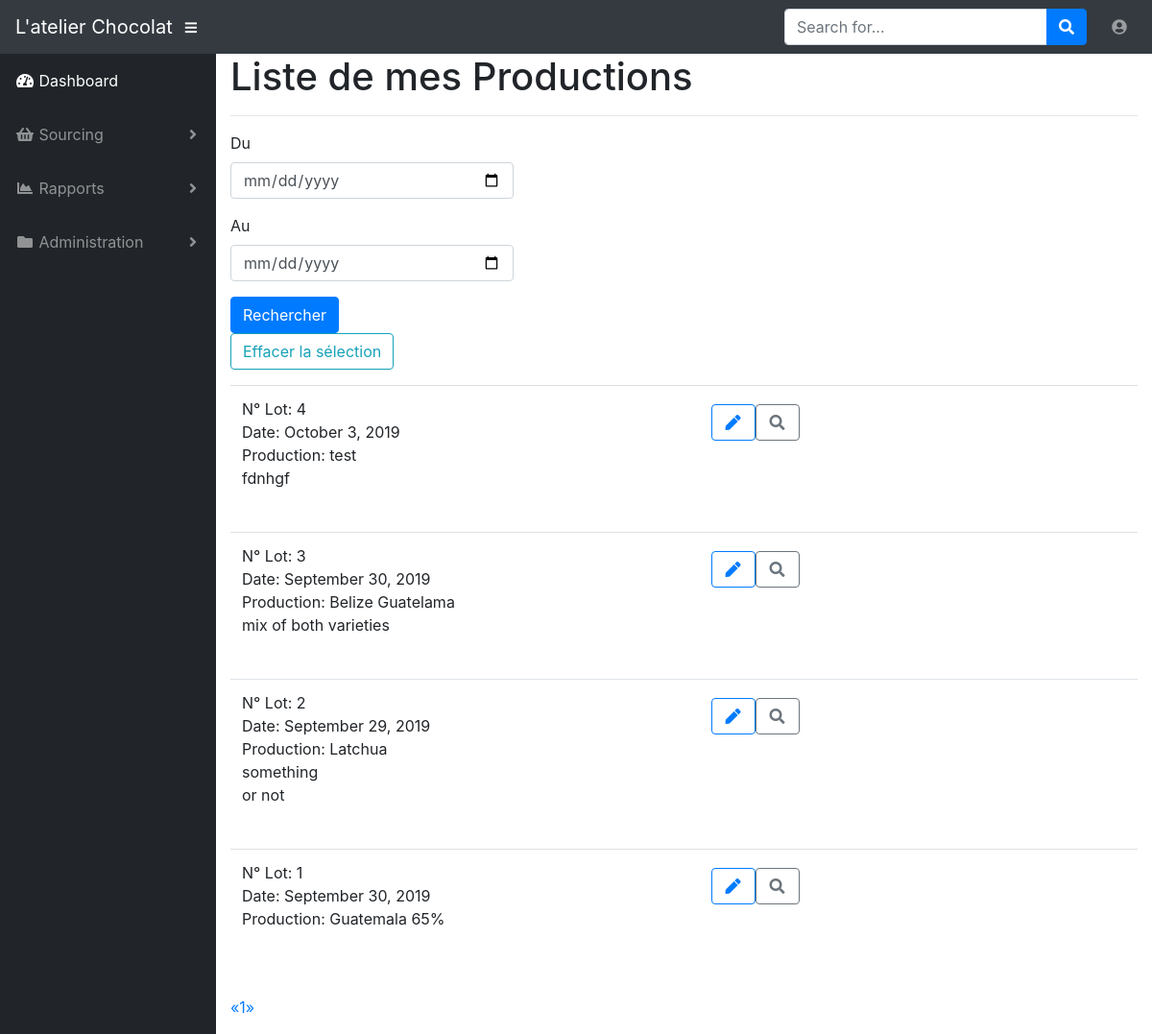
/my_productions (signed in), run on an earlier commit of the app's database.
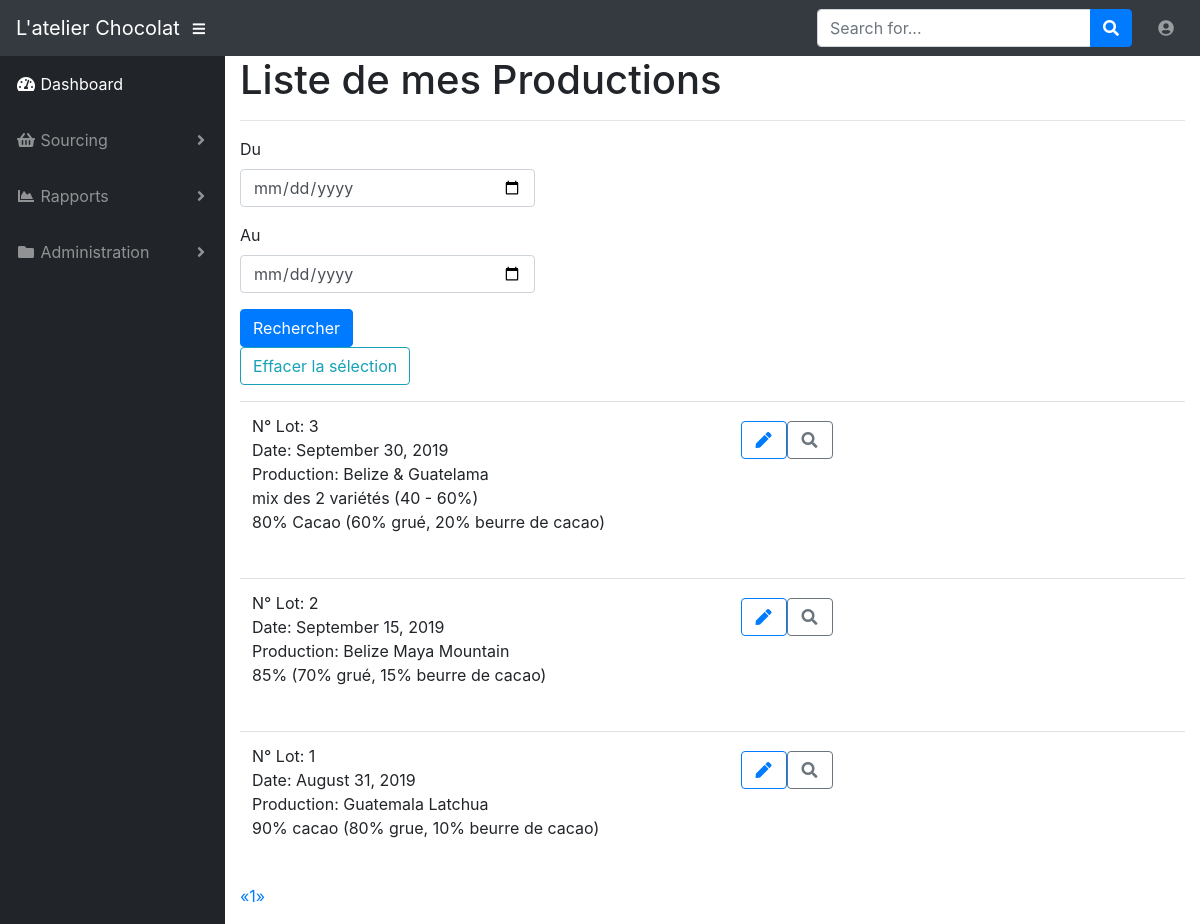
And on a later commit of the database.
### app/models.py (models this page shows, shortened)
class Production(db.Model):
    id = db.Column(db.Integer, primary_key=True)
    date = db.Column(db.Date, index=True)
    name = db.Column(db.String(64), index=True)
    comment = db.Column(db.Text())
    timestamp = db.Column(db.DateTime, index=True, default=datetime.utcnow)
    user_id = db.Column(db.Integer, db.ForeignKey('user.id'))
    production_items = db.relationship('ProductionItem', backref='production_production_item', lazy='dynamic')

### app/productions/routes.py (the view)
@bp.route('/my_productions', methods=['GET', 'POST'])
@login_required
def my_productions():
    production_search = current_user.my_productions()
    form = ListProductionForm()
    if form.validate_on_submit():
        date_from = form.date_from.data
        date_to = form.date_to.data
        production_search = production_search.filter(func.date(Production.date) >= date_from,
                                                     func.date(Production.date) <= date_to)
    page = request.args.get('page', 1, type=int)
    pagination = production_search.paginate(page, current_app.config['PRODUCTIONS_PER_PAGE'], False)
    productions = pagination.items
    return render_template('productions/my_productions.html', title='Mes productions', productions=productions,
                           pagination=pagination, form=form)

### app/productions/forms.py
class ListProductionForm(FlaskForm):
    date_from = DateField('Du', format='%d/%m/%Y', validators=[DataRequired()], id='from_date_picker')
    date_to = DateField('Au', format='%d/%m/%Y', validators=[DataRequired()], id='to_date_picker')
    submit = SubmitField('Rechercher')

### app/models.py (called while the page is built)
@login.user_loader
def load_user(id):
    return User.query.get(int(id))

    def my_productions(self):
        own = Production.query.filter_by(user_id=self.id)
        return own.order_by(Production.id.desc())

### app/templates/productions/my_productions.html (shortened to what this page needs)
{% extends "base.html" %}
{% import 'bootstrap/wtf.html' as wtf %}
{% import "_macros.html" as macros %}
{% block app_content %}
    <h1>Liste de mes Productions</h1>
    <hr>
    <table class="table table-hover">
        <tr>
            <div class="row">
                <div class="col-sm-4">
                    {{ wtf.quick_form(form, button_map={'submit': 'primary'}) }}<br>
                    <a href="{{ url_for('productions.my_productions') }}"><button type="submit" class="btn btn-outline-info">Effacer la sélection</button></a>
                </div>
            </div>
        </tr>
        <tr>
            {% for production in productions %}
                {% include 'productions/_production.html' %}
            {% endfor %}
            <div class="pagination">
                {{ macros.pagination_widget(pagination, 'productions.my_productions') }}
            </div>
        </tr>
    </table>
{% endblock %}
{% block scripts %}
    {{ super() }}
{% endblock %}

### app/templates/productions/_production.html
<table class="table table-hover">
    <tr>
        <td>
            <div class="row">
                <div class="col-sm-6">
                    <p>N° Lot: {{ production.id }}<br>
                    Date: {{ moment(production.date).format('LL') }}<br>
                    Production: {{ production.name }}<br>
                    {% autoescape false %}
                    {{ production.comment | replace("\n", "<br/>") }}<br>
                    {% endautoescape %}</p>
                </div>
                <div class="col-sm-2">
                    <div class="btn btn-group">
                        <a href="{{ url_for('productions.edit_production', id=production.id) }}"><button class="btn btn-outline-primary"><i class="fas fa-fw fa-pen"></i></button></a>
                        <a href="{{ url_for('productions.view_production_item') }}"><button class="btn btn-outline-secondary"><i class="fas fa-fw fa-search"></i></button></a>
                    </div>
                </div>
            </div>
        </td>
    </tr>
</table>

What changed in the data, as far as the page shows it:
removed Production: id "4", date "October 3, 2019", name "test", comment "fdnhgf"
changed Production id 3: name "Belize Guatelama" → "Belize & Guatelama"; comment "mix of both varieties" → "mix des 2 variétés (40 - 60%) 80% Cacao (60% grué, 20% beurre de cacao)"
changed Production id 2: date "September 29, 2019" → "September 15, 2019"; name "Latchua" → "Belize Maya Mountain"; comment "something or not" → "85% (70% grué, 15% beurre de cacao)"
changed Production id 1: date "September 30, 2019" → "August 31, 2019"; name "Guatemala 65%" → "Guatemala Latchua"; comment (not shown) → "90% cacao (80% grue, 10% beurre de cacao)"
